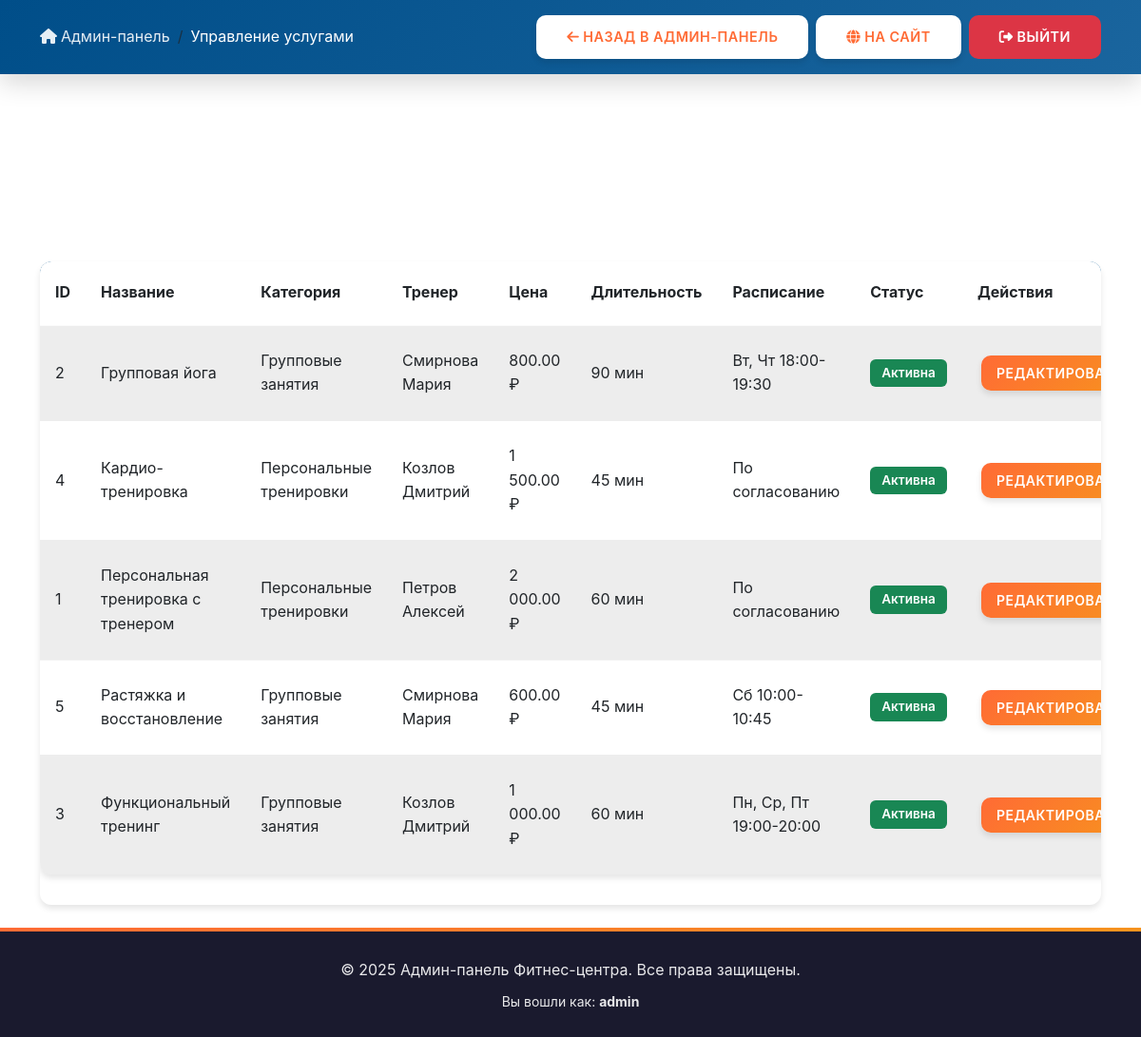
Screenshot of /admin/services.php (signed in) with the database file from the repository.
### tables this page shows
CREATE TABLE IF NOT EXISTS services (
    id INT AUTO_INCREMENT PRIMARY KEY,
    name VARCHAR(100) NOT NULL UNIQUE,
    description TEXT,
    price DECIMAL(10, 2) NOT NULL,
    duration INT NOT NULL COMMENT 'Длительность в минутах',
    category VARCHAR(50) NOT NULL COMMENT 'Групповые занятия, Персональные тренировки и т.д.',
    trainer_id INT,
    schedule VARCHAR(255) COMMENT 'Расписание проведения',
    max_participants INT DEFAULT 1,
    is_active BOOLEAN DEFAULT TRUE,
    created_at TIMESTAMP DEFAULT CURRENT_TIMESTAMP,
    updated_at TIMESTAMP DEFAULT CURRENT_TIMESTAMP ON UPDATE CURRENT_TIMESTAMP,
    FOREIGN KEY (trainer_id) REFERENCES trainers(id) ON DELETE SET NULL,
    INDEX idx_category (category),
    INDEX idx_price (price)
);

CREATE TABLE IF NOT EXISTS trainers (
    id INT AUTO_INCREMENT PRIMARY KEY,
    full_name VARCHAR(100) NOT NULL,
    specialization VARCHAR(100) NOT NULL,
    experience INT NOT NULL COMMENT 'Опыт работы в годах',
    phone VARCHAR(20),
    email VARCHAR(100),
    photo VARCHAR(255),
    bio TEXT,
    schedule VARCHAR(255) COMMENT 'Расписание работы',
    created_at TIMESTAMP DEFAULT CURRENT_TIMESTAMP,
    updated_at TIMESTAMP DEFAULT CURRENT_TIMESTAMP ON UPDATE CURRENT_TIMESTAMP,
    INDEX idx_specialization (specialization)
);

### admin/services.php (the view, shortened to what this page needs)
<?php
include 'includes/header.php';
try {
    $pdo = getDBConnection();
    $stmt = $pdo->query("SELECT s.*, t.full_name as trainer_name FROM services s
                         LEFT JOIN trainers t ON s.trainer_id = t.id
                         ORDER BY s.name");
    $services = $stmt->fetchAll();
} catch (PDOException $e) {
    error_log("Services list error: " . $e->getMessage());
    $services = [];
}
?>
<div class="table-responsive">
    <table class="table table-striped">
        <thead>
            <tr>
                <th>ID</th>
                <th>Название</th>
                <th>Категория</th>
                <th>Тренер</th>
                <th>Цена</th>
                <th>Длительность</th>
                <th>Расписание</th>
                <th>Статус</th>
                <th>Действия</th>
            </tr>
        </thead>
        <tbody>
            <?php foreach ($services as $service): ?>
                <tr>
                    <td><?php echo $service['id']; ?></td>
                    <td><?php echo htmlspecialchars($service['name']); ?></td>
                    <td><?php echo htmlspecialchars($service['category']); ?></td>
                    <td><?php echo htmlspecialchars($service['trainer_name'] ?? '-'); ?></td>
                    <td><?php echo number_format($service['price'], 2, '.', ' '); ?> ₽</td>
                    <td><?php echo $service['duration']; ?> мин</td>
                    <td><?php echo htmlspecialchars($service['schedule'] ?? '-'); ?></td>
                    <td>
                        <span class="badge <?php echo $service['is_active'] ? 'bg-success' : 'bg-secondary'; ?>">
                            <?php echo $service['is_active'] ? 'Активна' : 'Неактивна'; ?>
                        </span>
                    </td>
                    <td>
                        <a href="service_edit.php?id=<?php echo $service['id']; ?>" class="btn btn-sm btn-primary">Редактировать</a>
                    </td>
                </tr>
            <?php endforeach; ?>
        </tbody>
    </table>
</div>
<?php include 'includes/footer.php'; ?>

### assets/css/style.css (style rules this page uses)
:root { --primary-color: #FF6B35; --primary-dark: #E85A2B; --primary-light: #FF8C5A; --secondary-color: #004E89; --secondary-dark: #003A66; --accent-color: #1A659E; --success-color: #06A77D; --danger-color: #DC3545; --warning-color: #FFC107; --dark-color: #1A1A2E; --light-color: #F8F9FA; --text-dark: #2C3E50; --text-light: #6C757D; --gradient-primary: linear-gradient(135deg, #FF6B35 0%, #F7931E 100%); --gradient-secondary: linear-gradient(135deg, #004E89 0%, #1A659E 100%); --shadow-sm: 0 2px 4px rgba(0,0,0,0.1); --shadow-md: 0 4px 6px rgba(0,0,0,0.1); --shadow-lg: 0 10px 25px rgba(0,0,0,0.15); --shadow-xl: 0 15px 35px rgba(0,0,0,0.2); --transition-fast: 0.2s ease; --transition-base: 0.3s ease; --transition-slow: 0.5s ease; }
* { margin: 0; padding: 0; box-sizing: border-box; }
html, body { height: 100%; }
body { font-family: -apple-system, BlinkMacSystemFont, 'Segoe UI', Roboto, 'Helvetica Neue', Arial, sans-serif; font-size: 16px; line-height: 1.6; color: var(--text-dark); background-color: #FFFFFF; overflow-x: hidden; -webkit-font-smoothing: antialiased; -moz-osx-font-smoothing: grayscale; display: flex; flex-direction: column; min-height: 100vh; }
.btn { border-radius: 10px; padding: 0.75rem 2rem; font-weight: 600; transition: all var(--transition-base); border: none; position: relative; overflow: hidden; text-transform: uppercase; letter-spacing: 0.5px; font-size: 0.9rem; z-index: 1; }
.btn::before { content: ''; position: absolute; top: 50%; left: 50%; margin-top: -150px; margin-left: -150px; width: 0; height: 0; border-radius: 50%; background: rgba(255, 255, 255, 0.2); transition: width 0.6s ease, height 0.6s ease; z-index: 0; }
.btn-primary { background: var(--gradient-primary); color: #FFFFFF; box-shadow: var(--shadow-md); }
.table { border-radius: 12px; overflow: hidden; box-shadow: var(--shadow-md); }
.table thead { background: var(--gradient-secondary); color: #FFFFFF; }
.table tbody tr { transition: all var(--transition-fast); }
.smooth-scroll { scroll-behavior: smooth; }

### admin/includes/header.php (style rules this page uses)
.admin-header + main .table { margin-bottom: 2rem; }
.admin-header + main .table thead th { padding: 1.25rem 1rem; font-weight: 700; font-size: 1rem; vertical-align: middle; border-bottom: 2px solid rgba(255, 255, 255, 0.2); }
.admin-header + main .table tbody td { padding: 1.5rem 1rem; vertical-align: middle; border-bottom: 1px solid rgba(0, 0, 0, 0.05); }
.admin-header + main .table tbody tr:last-child td { border-bottom: none; }
.admin-header + main .table .btn-sm { padding: 0.5rem 1rem; margin: 0.25rem; font-size: 0.875rem; font-weight: 600; white-space: nowrap; }
.admin-header + main .table-responsive { border-radius: 12px; box-shadow: var(--shadow-md); overflow: hidden; }
.admin-header + main .table-striped > tbody > tr:nth-of-type(odd) > td { background-color: rgba(0, 0, 0, 0.02); }
.admin-header + main .badge { padding: 0.5rem 0.75rem; font-size: 0.85rem; font-weight: 600; }
.admin-header + main .table td:last-child { white-space: nowrap; }
.admin-header + main .table td:last-child .btn { margin-right: 0.5rem; }

### rows the page displays
services: id "2", name "Групповая йога", category "Групповые занятия", trainer.full_name "Смирнова Мария", price "800.00", duration "90", schedule "Вт, Чт 18:00-19:30", is_active "Активна"
services: id "4", name "Кардио-тренировка", category "Персональные тренировки", trainer.full_name "Козлов Дмитрий", price "1 500.00", duration "45", schedule "По согласованию", is_active "Активна"
services: id "1", name "Персональная тренировка с тренером", category "Персональные тренировки", trainer.full_name "Петров Алексей", price "2 000.00", duration "60", schedule "По согласованию", is_active "Активна"
services: id "5", name "Растяжка и восстановление", category "Групповые занятия", trainer.full_name "Смирнова Мария", price "600.00", duration "45", schedule "Сб 10:00-10:45", is_active "Активна"
services: id "3", name "Функциональный тренинг", category "Групповые занятия", trainer.full_name "Козлов Дмитрий", price "1 000.00", duration "60", schedule "Пн, Ср, Пт 19:00-20:00", is_active "Активна"

### other values shown
$pageTitle "Управление услугами"
$_SESSION['username'] "admin"
